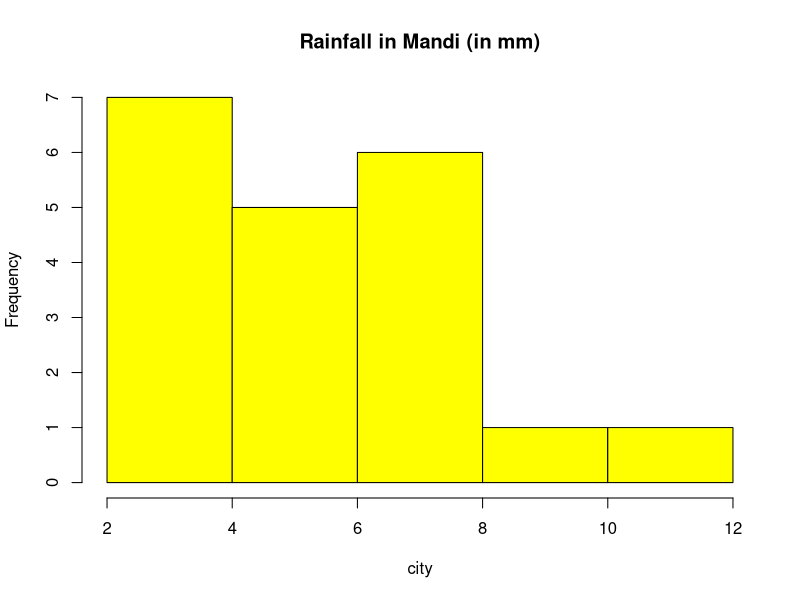

Recreate this plot in R.
# Syntax
# hist(x,xlab,ylab,xlim,ylim,breaks,main,col)

# x- vector of data

# Optional paramters
# xlab- label for x axis
# ylab- label for y axis
# xlim-range of values on the x-axis
# ylim-range of values on the y-axis
# main- title of chart
# col- color pallete

# Create data for the graph.
rain <- c(5,3,6,7,8,2,5,12,2,9,8,7,4,6,2,4,8,4,6,7)

# Create a file
png(file = "histogram.jpg")

# Plot the chart
hist(rain,xlab="city",ylab="Frequency", main="Rainfall in Mandi (in mm)", col=c("Yellow"))

# Save the file
dev.off()